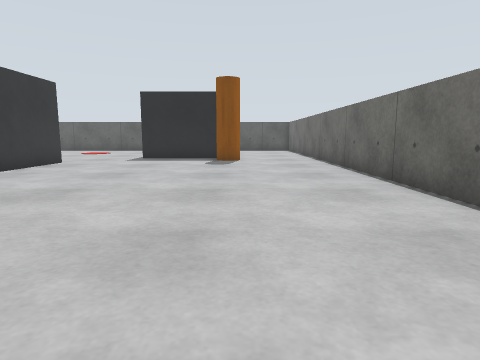
[1] (above)

18 first-person views from a walk through a robot-simulator world made for Gazebo. The camera is 0.51 m above the floor, tilts 8° down and sees 75° across. The floor is counted in squares, 0.5 m on a side. Each view is taken from the middle of a square. On the plan, view 1 faces up. The plan holds only what a view shows up to about 12 squares ahead; the rest is blank. The place goes on beyond the plan.

[2]
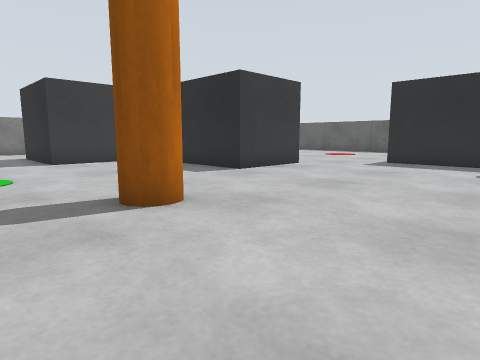

[3]
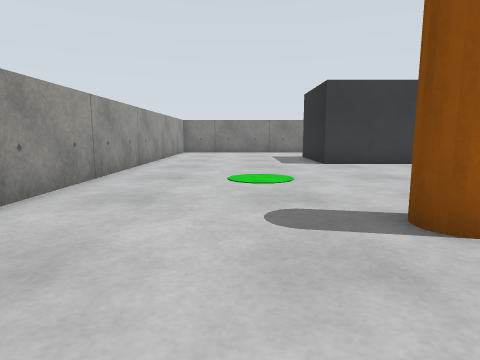

[4]
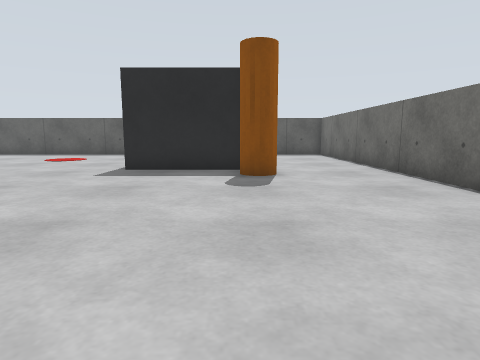

[5]
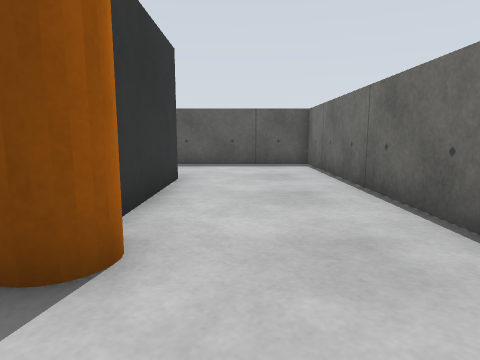

[6]
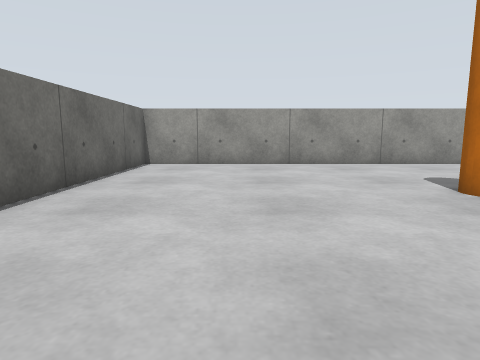

[7]
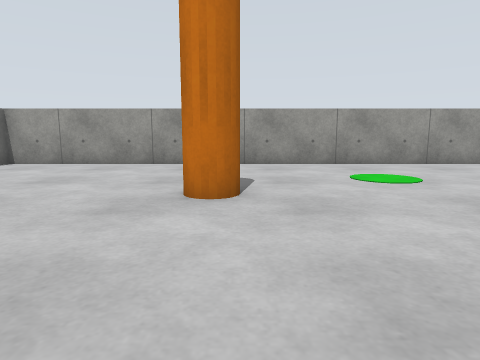

[8]
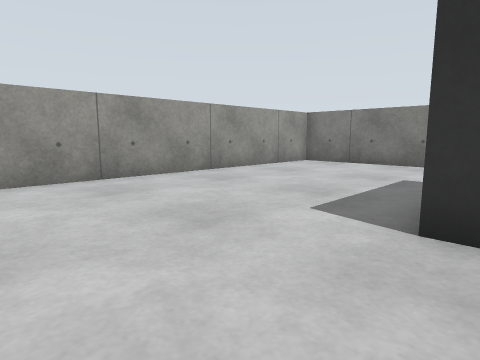

[9]
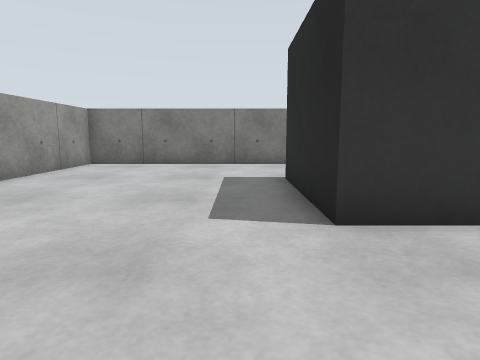

[10]
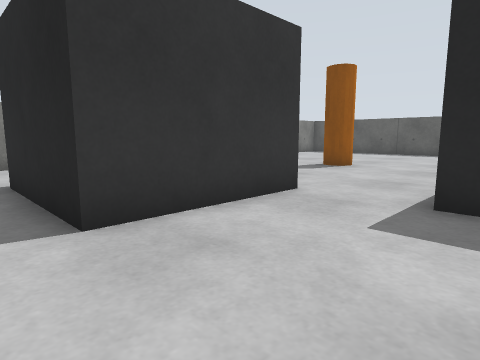

[11]
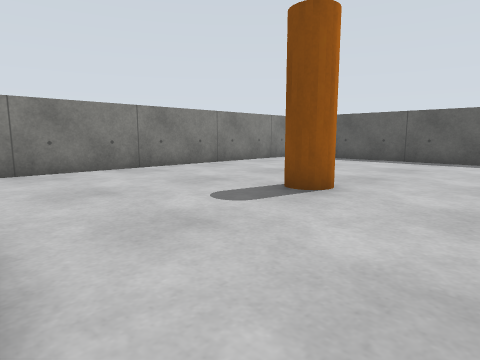

[12]
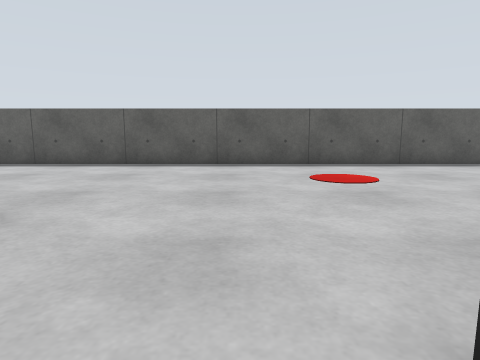

[13]
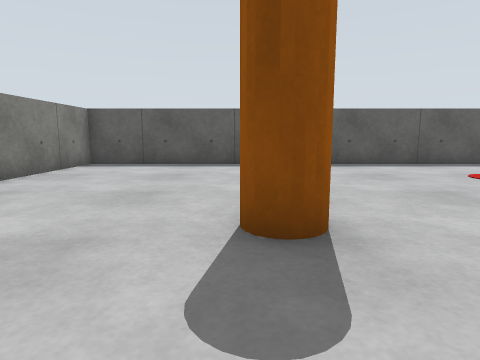

[14]
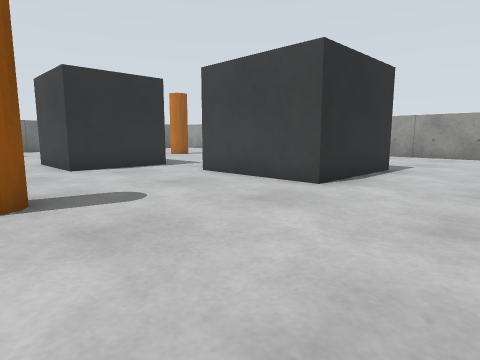

[15]
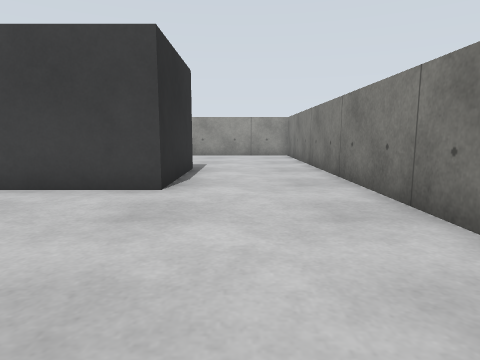

[16]
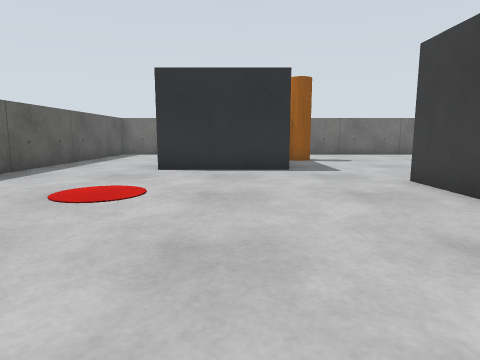

[17]
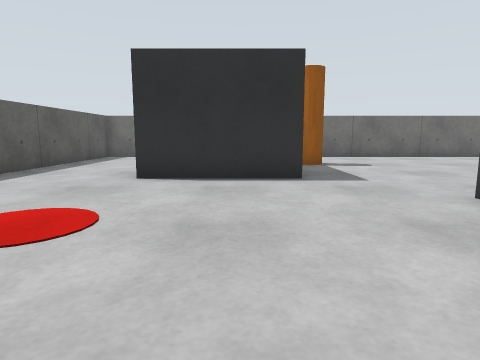

[18]
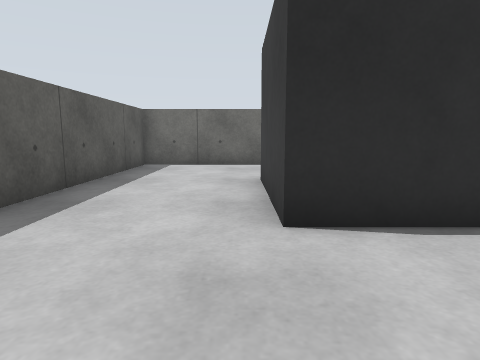

### Floor plan
Key: @ floor where view 1 was taken; # wall or solid block; . floor; B dark grey box; C orange cylinder.
Columns run from 21 left of view 1 to 4 right of it. Each row starts with its distance up from view 1.
 23 ##########################
 22 #........................#
 21 #........................#
 20 #........................#
 19 #........................#
 18 #................BBBB....#
 17 #................B  B....#
 16 #................B  B....#
 15 #.....CC.........BBBB....#
 14 #.....CC............CC...#
 13 #...................CC...#
 12 #..........BBBB..........#
 11 #..........B  B..........#
 10 #..........B  B..........#
  9 #....BBBB..BBBB..........#
  8 #....B  B................#
  7 #....B  B................#
  6 #....B  B................#
  5 #....BBBB.......CC.......#
  4 #...............CC.......#
  3 #........................#
  2 #........................#
  1 #........................#
  0 #....................@...#
 -1 #........................#
 -2 ##########################

Positions as (right, up) in squares from view 1, and headings:
1: (0, 0), facing up
2: (0, 2), facing up-left
3: (-1, 2), facing left
4: (-1, 5), facing up
5: (1, 11), facing up
6: (0, 10), facing down
7: (-5, 10), facing down
8: (-9, 6), facing down-left
9: (-9, 4), facing left
10: (-9, 4), facing up-left
11: (-11, 9), facing up-left
12: (-11, 11), facing up
13: (-15, 11), facing up
14: (-20, 15), facing down-right
15: (-18, 15), facing down
16: (-14, 16), facing right
17: (-12, 16), facing right
18: (-8, 19), facing right
